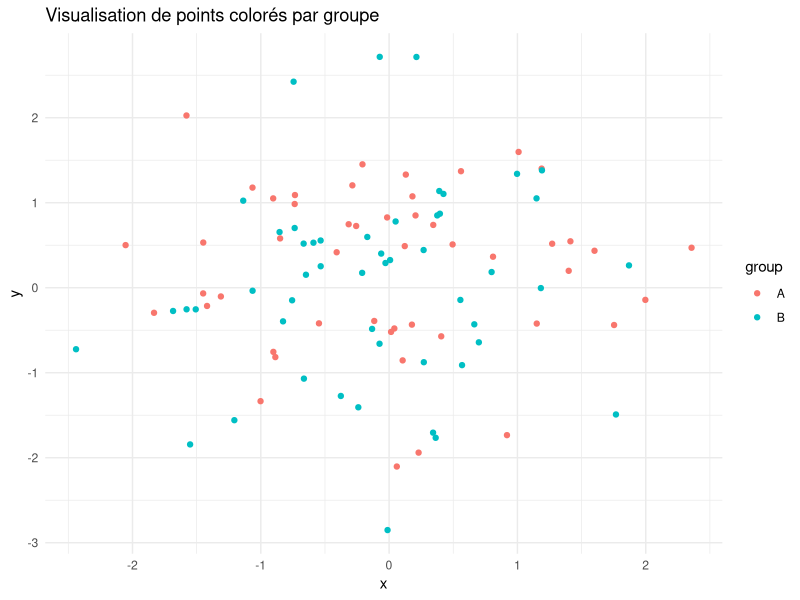

Write R code to recreate this figure.
# visualize.R

# Charger ggplot2 (si pas installé, installer avec install.packages("ggplot2"))
library(ggplot2)

# Créer un jeu de données simulé
df <- data.frame(
  x = rnorm(100),
  y = rnorm(100),
  group = sample(c("A", "B"), 100, replace = TRUE)
)

# Visualisation
ggplot(df, aes(x = x, y = y, color = group)) +
  geom_point() +
  labs(title = "Visualisation de points colorés par groupe") +
  theme_minimal()
